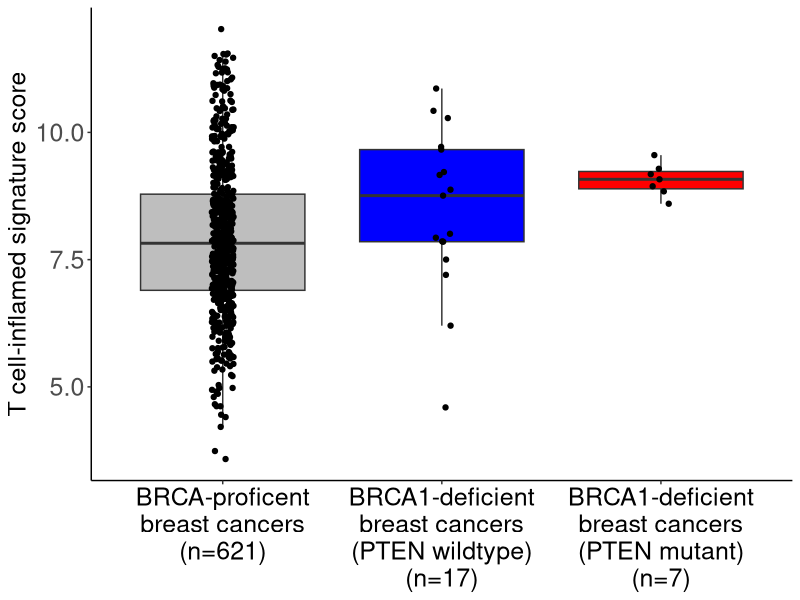

The R script that drew this image:
# Load packages
library(ggplot2)

# Set working directory
setwd("/Users/WIMM/Documents/BRCA_2018/Github/")

# Read file
df <- read.table("Data/TCGA_final.txt", header=TRUE, sep="\t", na.strings="NA", check.names=FALSE)

# Subset relevant columns
df <- df[, c("BRCA_status", "PTEN_Status", "PTEN_RPPA", "T.Cell.Inflammed.Signature.Score")]

# Remove missing values
df <- na.omit(df)

# Define PTEN MT, WT
df$PTEN_Status <- ifelse(df$PTEN_Status=="No CNA or point mutations" | df$PTEN_Status=="Amplification", "Wildtype", "Mutant")

# Set factor levels
df$PTEN_Status <- as.factor(df$PTEN_Status)
df$PTEN_Status <- factor(df$PTEN_Status, levels=c("Wildtype", "Mutant"))

# Subset BRCA1-deficient samples
df <- df[which(df$BRCA_status %in% c("BRCA1-deficient", "BRCA-proficient")),]

# Merge BRCA, PTEN status
df$BRCA_PTEN_status <- paste(df$BRCA_status, "_PTEN-", df$PTEN_Status, sep="")
df$BRCA_PTEN_status <- gsub("BRCA\\-proficient.*", "BRCA\\-proficient", df$BRCA_PTEN_status)

# Set factor levels
table(df$BRCA_PTEN_status)
df$BRCA_PTEN_status <- as.factor(df$BRCA_PTEN_status)
df$BRCA_PTEN_status <- factor(df$BRCA_PTEN_status, levels=c("BRCA-proficient", "BRCA1-deficient_PTEN-Wildtype", "BRCA1-deficient_PTEN-Mutant"))

# Compute p-values
    # BRCA1-deficient_PTEN-Wildtype vs. BRCA-proficient
    wilcox.test(T.Cell.Inflammed.Signature.Score ~ BRCA_PTEN_status, data=subset(df, BRCA_PTEN_status %in% c("BRCA1-deficient_PTEN-Wildtype", "BRCA-proficient")))$p.value

    # BRCA1-deficient_PTEN-Mutant vs. BRCA-proficient
    wilcox.test(T.Cell.Inflammed.Signature.Score ~ BRCA_PTEN_status, data=subset(df, BRCA_PTEN_status %in% c("BRCA1-deficient_PTEN-Mutant", "BRCA-proficient")))$p.value

# Tabulate counts
n.proficient <- length(df$BRCA_PTEN_status[which(df$BRCA_PTEN_status=="BRCA-proficient")])
n.brca1.pten.wt <- length(df$BRCA_PTEN_status[which(df$BRCA_PTEN_status=="BRCA1-deficient_PTEN-Wildtype")])
n.brca1.pten.mt <- length(df$BRCA_PTEN_status[which(df$BRCA_PTEN_status=="BRCA1-deficient_PTEN-Mutant")])

# Density plot
    # Definition
    data <- df
    x <- data$BRCA_PTEN_status
    y <- data$T.Cell.Inflammed.Signature.Score
    maintitle <- ""
    xtitle <- ""
    ytitle="T cell-inflamed signature score"
    xticks=c(paste("BRCA-proficent\nbreast cancers\n(n=", n.proficient, ")", sep=""),
             paste("BRCA1-deficient\nbreast cancers\n(PTEN wildtype)\n(n=", n.brca1.pten.wt, ")", sep=""),
             paste("BRCA1-deficient\nbreast cancers\n(PTEN mutant)\n(n=", n.brca1.pten.mt, ")", sep=""))

    # Plot
    plot <- ggplot(data, aes(x=x, y=y, fill=x)) +
            geom_boxplot(outlier.colour = "white") +
            geom_jitter(height = 0, width = 0.05, color="black") +
            scale_fill_manual(values=c("gray", "blue", "red")) +
            scale_x_discrete(labels=xticks) +
            labs(title=NULL, x=NULL, y=ytitle) +
            theme(panel.grid.major=element_blank(),
                  panel.grid.minor=element_blank(),
                  panel.background=element_blank(),
                  axis.line = element_line(colour="black"),
                  axis.text=element_text(size=18),
                  axis.title=element_text(size=18),
                  legend.title=element_text(size=18),
                  legend.text=element_text(size=18),
                  axis.text.x=element_text(colour="black"),
                  legend.position="none")
    # Save plot
    ggsave("Figures/Figure_4G.pdf", plot, width=9, height=7)
